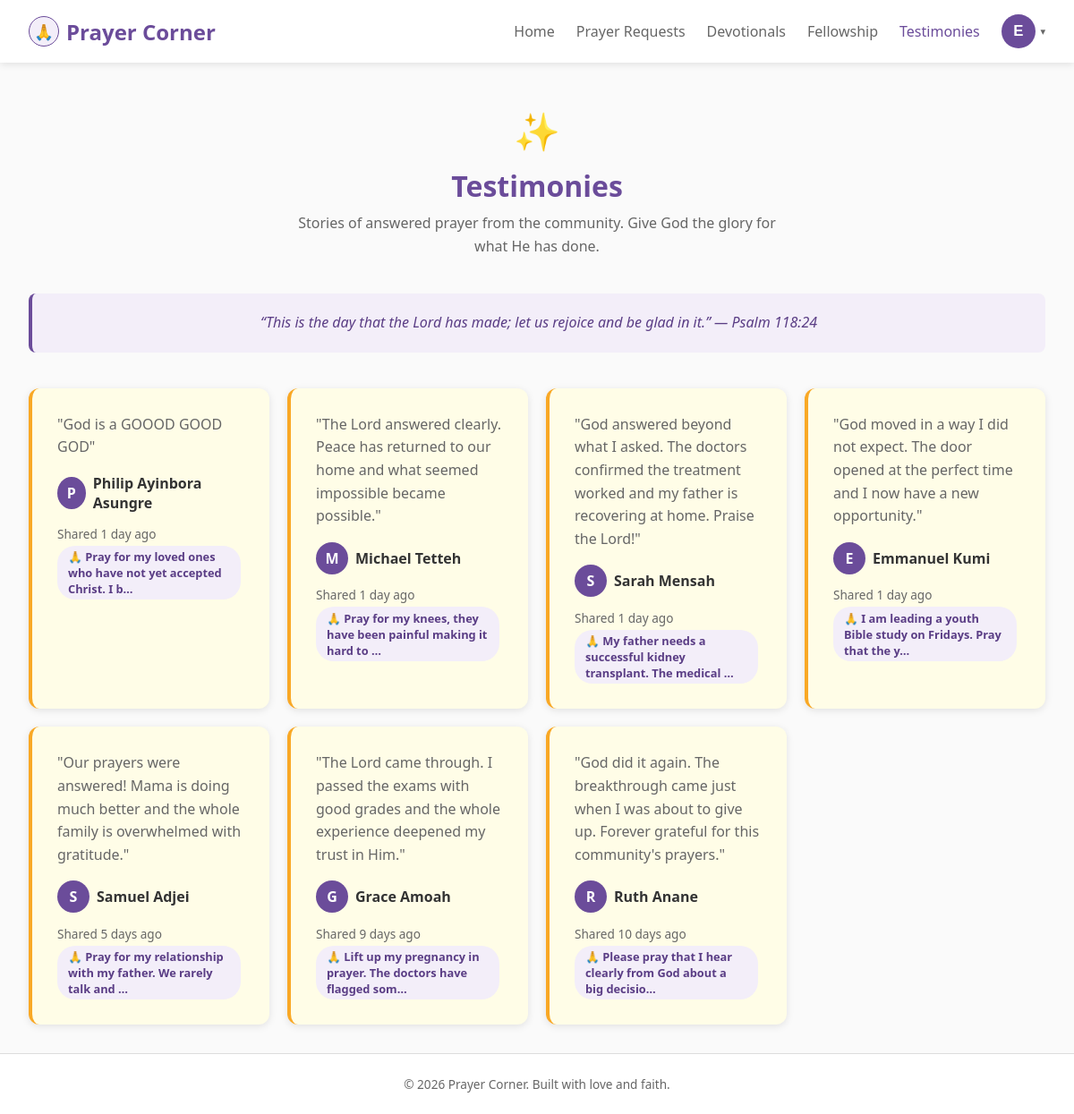
The page /testimonies.php (signed in) on the database its author committed.
### tables this page shows
CREATE TABLE `testimonies` (
  `id` int unsigned NOT NULL AUTO_INCREMENT,
  `prayer_request_id` int unsigned NOT NULL,
  `user_id` int unsigned NOT NULL,
  `body` text NOT NULL,
  `created_at` timestamp NULL DEFAULT CURRENT_TIMESTAMP,
  PRIMARY KEY (`id`),
  UNIQUE KEY `prayer_request_id` (`prayer_request_id`,`user_id`),
  KEY `user_id` (`user_id`),
  CONSTRAINT `testimonies_ibfk_1` FOREIGN KEY (`prayer_request_id`) REFERENCES `prayer_requests` (`id`) ON DELETE CASCADE,
  CONSTRAINT `testimonies_ibfk_2` FOREIGN KEY (`user_id`) REFERENCES `users` (`id`) ON DELETE CASCADE
);

CREATE TABLE `users` (
  `id` int unsigned NOT NULL AUTO_INCREMENT,
  `full_name` varchar(100) NOT NULL,
  `email` varchar(190) NOT NULL,
  `username` varchar(30) NOT NULL,
  `password_hash` varchar(255) NOT NULL,
  `created_at` timestamp NULL DEFAULT CURRENT_TIMESTAMP,
  PRIMARY KEY (`id`),
  UNIQUE KEY `email` (`email`),
  UNIQUE KEY `username` (`username`)
);

CREATE TABLE `prayer_requests` (
  `id` int unsigned NOT NULL AUTO_INCREMENT,
  `user_id` int unsigned NOT NULL,
  `body` text NOT NULL,
  `created_at` timestamp NULL DEFAULT CURRENT_TIMESTAMP,
  `answered_at` timestamp NULL DEFAULT NULL,
  PRIMARY KEY (`id`),
  KEY `user_id` (`user_id`),
  CONSTRAINT `prayer_requests_ibfk_1` FOREIGN KEY (`user_id`) REFERENCES `users` (`id`) ON DELETE CASCADE
);

### partials/verses.php (called while the page is built, shortened)
<?php
function get_daily_verse(string $page): array
{
    static $pools = null;
    if ($pools === null) {
        $pools = $GLOBALS['_verse_pools'] ?? [];
    }
    $pool = $pools[$page] ?? [];
    $index = (int) date('z') % count($pool);
    return $pool[$index];
}

### partials/helpers.php (called while the page is built, shortened)
<?php
if (!function_exists('time_ago')) {
    function time_ago(string $datetime): string
    {
        $now  = new DateTime();
        $past = new DateTime($datetime);
        $diff = $now->diff($past);
        if ($diff->d > 0) return $diff->d . ' day'    . ($diff->d > 1 ? 's' : '') . ' ago';
        return 'Just now';
    }
}
if (!function_exists('h')) {
    function h(string $s): string
    {
        return htmlspecialchars($s, ENT_QUOTES, 'UTF-8');
    }
}

### testimonies.php (the view, shortened to what this page needs)
<?php
require_once 'config.php';
require_once __DIR__ . '/partials/verses.php';
$stmt = $pdo->query(
    'SELECT t.id, t.body AS testimony_body, t.created_at AS testimony_time,
            u.full_name, u.username, pr.body AS request_body
     FROM testimonies t
     JOIN users u ON u.id = t.user_id
     JOIN prayer_requests pr ON pr.id = t.prayer_request_id
     ORDER BY t.created_at DESC'
);
$testimonies = $stmt->fetchAll();
?>
<!DOCTYPE html>
<html lang="en">
<head>
  <link rel="stylesheet" href="styles.css?v=2">
</head>
<body>
  <?php
  $active = 'testimonies';
  require __DIR__ . '/partials/nav.php';
  ?>
  <main class="subpage">
    <div class="subpage-header">
      <div class="subpage-icon">&#10024;</div>
      <h1>Testimonies</h1>
      <p>Stories of answered prayer from the community. Give God the glory for what He has done.</p>
    </div>
    <div class="verse-banner">
      <?php $v = get_daily_verse('testimonies'); ?>&ldquo;<?php echo h($v['text']); ?>&rdquo; &mdash; <?php echo h($v['ref']); ?>
    </div>
    <?php if (empty($testimonies)): ?>
    <div class="feature-card" style="text-align: center;">
      <p>No testimonies yet. Mark a prayer as answered to share the first one.</p>
    </div>
    <?php else: ?>
    <section class="features">
      <?php foreach ($testimonies as $t): ?>
      <div class="feature-card testimony-card">
        <p class="request-body">&quot;<?php echo h($t['testimony_body']); ?>&quot;</p>
        <div class="request-head" style="margin-top: 1rem;">
          <span class="mini-avatar"><?php echo h(substr($t['full_name'], 0, 1)); ?></span>
          <strong><?php echo h($t['full_name']); ?></strong>
        </div>
        <div class="card-meta">Shared <?php echo time_ago($t['testimony_time']); ?></div>
        <div class="tag">&#128591; <?php echo h(mb_substr($t['request_body'], 0, 60)); ?>&#8230;</div>
      </div>
      <?php endforeach; ?>
    </section>
    <?php endif; ?>
  </main>
  <?php require __DIR__ . '/partials/footer.php'; ?>
</body>
</html>

### partials/nav.php (shortened to what this page needs)
<?php
$active      = $active ?? '';
$logged_in   = isset($_SESSION['user_id']);
$user_initial = $logged_in ? strtoupper(substr($_SESSION['full_name'], 0, 1)) : '';
function nav_link(string $href, string $label, string $key, string $active): string {
    $cls = ($active === $key) ? ' class="active"' : '';
    return '<a href="' . $href . '"' . $cls . '>' . $label . '</a>';
}
?>
<nav class="navbar">
  <a href="index.php" class="nav-brand"><span class="nav-logo">&#128591;</span> Prayer Corner</a>
  <div class="nav-links" id="navLinks">
    <?php echo nav_link('index.php', 'Home', 'home', $active); ?>
    <?php echo nav_link('prayer_requests.php', 'Prayer Requests', 'prayer_requests', $active); ?>
    <?php echo nav_link('devotionals.php', 'Devotionals', 'devotionals', $active); ?>
    <?php echo nav_link('fellowship.php', 'Fellowship', 'fellowship', $active); ?>
    <?php echo nav_link('testimonies.php', 'Testimonies', 'testimonies', $active); ?>
    <?php if ($logged_in): ?>
    <div class="nav-profile">
      <button type="button" class="profile-btn" id="profileBtn" aria-label="Account menu">
        <span class="profile-avatar"><?php echo $user_initial; ?></span>
        <span class="profile-arrow">&#9662;</span>
      </button>
    </div>
    <?php else: ?>
    <?php echo nav_link('login.php', 'Login', 'login', $active); ?>
    <?php echo nav_link('signup.php', 'Sign Up', 'signup', $active); ?>
    <?php endif; ?>
  </div>
</nav>

### partials/footer.php (shortened to what this page needs)
<footer class="footer">
  <p>&copy; 2026 Prayer Corner. Built with love and faith.</p>
</footer>

### styles.css (style rules this page uses)
* { margin: 0; padding: 0; box-sizing: border-box; }
:root { --primary: #6b4c9a; --primary-dark: #5a3d85; --primary-light: #f3eef9; --text: #333; --text-light: #666; --bg: #fafafa; --white: #ffffff; --border: #ddd; --shadow: 0 2px 8px rgba(0, 0, 0, 0.1); }
body { font-family: 'Segoe UI', Tahoma, Geneva, Verdana, sans-serif; background-color: var(--bg); color: var(--text); min-height: 100vh; display: flex; flex-direction: column; }
.navbar { display: flex; justify-content: space-between; align-items: center; padding: 1rem 2rem; background-color: var(--white); box-shadow: var(--shadow); position: sticky; top: 0; z-index: 10; }
.nav-brand { display: flex; align-items: center; gap: 0.5rem; font-size: 1.5rem; font-weight: 700; color: var(--primary); text-decoration: none; }
.nav-logo { width: 34px; height: 34px; display: inline-flex; align-items: center; justify-content: center; background-color: var(--primary-light); border-radius: 50%; border: 1px solid var(--primary); font-size: 1.1rem; }
.nav-links { display: flex; align-items: center; gap: 1.5rem; }
.nav-links a { text-decoration: none; color: var(--text-light); font-weight: 500; transition: color 0.2s; }
.nav-links a:hover, .nav-links a.active { color: var(--primary); }
.nav-profile { position: relative; }
.profile-btn { display: flex; align-items: center; gap: 0.35rem; background: none; border: none; cursor: pointer; padding: 0; }
.profile-avatar { width: 38px; height: 38px; border-radius: 50%; background-color: var(--primary); color: var(--white); display: inline-flex; align-items: center; justify-content: center; font-weight: 700; font-size: 1.05rem; }
.profile-arrow { color: var(--text-light); font-size: 0.7rem; transition: transform 0.2s; }
.features { display: grid; grid-template-columns: repeat(4, 1fr); gap: 1.25rem; margin-top: 4rem; padding: 0; }
.subpage .features { margin-top: 2.5rem; }
.feature-card { background: var(--white); border-radius: 12px; padding: 1.75rem; box-shadow: var(--shadow); transition: transform 0.2s; }
.feature-card p { color: var(--text-light); line-height: 1.6; }
.footer { text-align: center; padding: 1.5rem; background-color: var(--white); border-top: 1px solid var(--border); font-size: 0.85rem; color: var(--text-light); }
@media (max-width: 1200px) { .features { grid-template-columns: repeat(4, 1fr); } }
.subpage { flex: 1; padding: 3rem 2rem 2rem; max-width: 1200px; margin: 0 auto; }
.subpage-header { text-align: center; margin-bottom: 2.5rem; }
.subpage-header .subpage-icon { font-size: 2.6rem; margin-bottom: 0.75rem; }
.subpage-header h1 { color: var(--primary); font-size: 2rem; margin-bottom: 0.5rem; }
.subpage-header p { color: var(--text-light); max-width: 560px; margin: 0 auto; line-height: 1.6; }
.card-meta { font-size: 0.85rem; color: var(--text-light); margin-top: 0.85rem; }
.mini-avatar { width: 36px; height: 36px; border-radius: 50%; background-color: var(--primary); color: var(--white); display: inline-flex; align-items: center; justify-content: center; font-weight: 700; margin-right: 0.5rem; vertical-align: middle; }
.verse-banner { background-color: var(--primary-light); border-left: 4px solid var(--primary); border-radius: 8px; padding: 1.25rem 1.5rem; margin-bottom: 2rem; font-style: italic; color: var(--primary-dark); line-height: 1.6; text-align: center; }
.tag { display: inline-block; background-color: var(--primary-light); color: var(--primary-dark); border-radius: 20px; padding: 0.2rem 0.75rem; font-size: 0.8rem; font-weight: 600; margin: 0.25rem 0.25rem 0 0; }
.request-head { display: flex; align-items: center; gap: 0.5rem; margin-bottom: 0.5rem; }
.request-head .mini-avatar { margin-right: 0; }
.request-body { line-height: 1.6; color: var(--text); }
.testimony-card { border-left: 4px solid #f9a825; background-color: #fffde7; }

### rows shown on the page
testimonies: body "God is a GOOOD GOOD GOD", user.full_name "P", user.full_name "Philip Ayinbora Asungre", created_at "1 day ago", prayer_request.body "Pray for my loved ones who have not yet accepted Christ. I b"
testimonies: body "The Lord answered clearly. Peace has returned to our home and what seemed impossible became possible.", user.full_name "M", user.full_name "Michael Tetteh", created_at "1 day ago", prayer_request.body "Pray for my knees, they have been painful making it hard to"
testimonies: body "God answered beyond what I asked. The doctors confirmed the treatment worked and my father is recovering at home. Praise the Lord!", user.full_name "S", user.full_name "Sarah Mensah", created_at "1 day ago", prayer_request.body "My father needs a successful kidney transplant. The medical"
testimonies: body "God moved in a way I did not expect. The door opened at the perfect time and I now have a new opportunity.", user.full_name "E", user.full_name "Emmanuel Kumi", created_at "1 day ago", prayer_request.body "I am leading a youth Bible study on Fridays. Pray that the y"
testimonies: body "Our prayers were answered! Mama is doing much better and the whole family is overwhelmed with gratitude.", user.full_name "S", user.full_name "Samuel Adjei", created_at "5 days ago", prayer_request.body "Pray for my relationship with my father. We rarely talk and"
testimonies: body "The Lord came through. I passed the exams with good grades and the whole experience deepened my trust in Him.", user.full_name "G", user.full_name "Grace Amoah", created_at "9 days ago", prayer_request.body "Lift up my pregnancy in prayer. The doctors have flagged som"
testimonies: body "God did it again. The breakthrough came just when I was about to give up. Forever grateful for this community's prayers.", user.full_name "R", user.full_name "Ruth Anane", created_at "10 days ago", prayer_request.body "Please pray that I hear clearly from God about a big decisio"

### other values the page prints
$label "Home Prayer Requests Devotionals Fellowship Testimonies"
$user_initial "E"
$v['text'] "This is the day that the Lord has made; let us rejoice and be glad in it."
$v['ref'] "Psalm 118:24"
